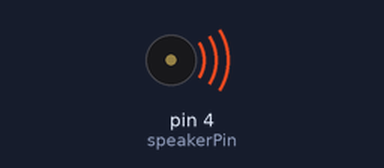
The sketch below on a simulated Arduino Uno, built with avr-gcc and run on an emulated ATmega328P. Shown: buzzer (waves = sounding).

Above: at 2.7 s.
At 7.3 s:
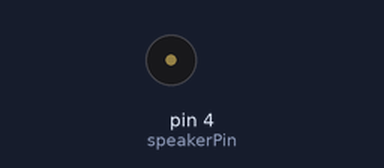
Timing chart, 0 to 8.3 s (numbered marks = the images above):
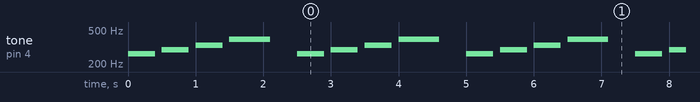

Measured:
- by itself, tone on pin 4 (speakerPin): repeats every 2.5 s: silent 0.10 s, 294 Hz 0.40 s, silent 0.10 s, 330 Hz 0.40 s, silent 0.10 s, 392 Hz 0.60 s, silent 0.40 s, 262 Hz 0.40 s

The sketch:

Speaker.ino
```cpp
const int speakerPin = 4;

void setup() {
  // Note 1
  tone(speakerPin, 262, 400);
  delay(500);

  // Note 2
  tone(speakerPin, 294, 400);
  delay(500);

  // Note 3
  tone(speakerPin, 330, 400);
  delay(500);

  // Note 4
  tone(speakerPin, 392, 600);
  delay(1000);
}

void loop() {
  setup();
}
```
